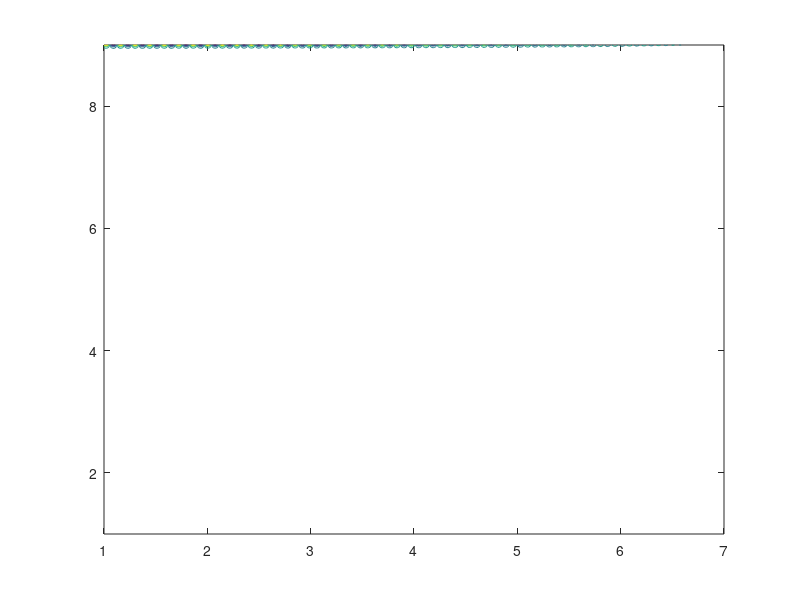

The MATLAB source for this figure:
x=linspace(1,7,500);
y=linspace(1,9,500);
[x,y]=meshgrid(x,y);

uo=(48./sinh(9.*pi/7)).*sin(x.*pi./7).*sinh(y.*pi./7);
usol=0;
 for i=2:100
     un=48./sinh(9.*pi.*i./7).*sin(x.*pi.*i./7).*sinh(y.*pi.*i./7);
     usol=un+uo;
     uo=un;
 end
 
 contour(x,y,usol)